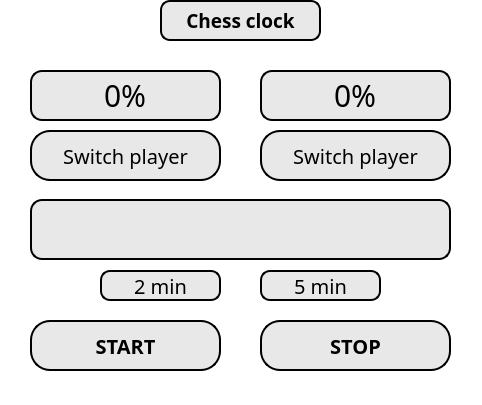
<?xml version="1.0" encoding="UTF-8"?>
<ui version="4.0">
 <class>MainWindow</class>
 <widget class="QMainWindow" name="MainWindow">
  <property name="geometry">
   <rect>
    <x>0</x>
    <y>0</y>
    <width>482</width>
    <height>405</height>
   </rect>
  </property>
  <property name="windowTitle">
   <string>MainWindow</string>
  </property>
  <property name="styleSheet">
   <string notr="true">background-color: #FFF;</string>
  </property>
  <widget class="QWidget" name="centralwidget">
   <widget class="QPushButton" name="btnP1">
    <property name="geometry">
     <rect>
      <x>30</x>
      <y>130</y>
      <width>191</width>
      <height>51</height>
     </rect>
    </property>
    <property name="font">
     <font>
      <family>Cooper Black</family>
      <pointsize>-1</pointsize>
      <underline>false</underline>
      <strikeout>false</strikeout>
     </font>
    </property>
    <property name="styleSheet">
     <string notr="true">QPushButton {
    background-color: #e8e8e8;
    border: 2px solid #000000;
    color: #000000;
    text-align: center;
    text-decoration: none;
    font-size: 20px;
    font-family: 'Cooper Black'; 
    border-radius: 20px;
}

QPushButton:hover {
    background-color: #cdcfcc;
}

QPushButton:pressed {
    background-color: #d0d0d0;
}
</string>
    </property>
    <property name="text">
     <string>Switch player</string>
    </property>
   </widget>
   <widget class="QPushButton" name="btnP2">
    <property name="geometry">
     <rect>
      <x>260</x>
      <y>130</y>
      <width>191</width>
      <height>51</height>
     </rect>
    </property>
    <property name="font">
     <font>
      <family>Cooper Black</family>
      <pointsize>-1</pointsize>
      <underline>false</underline>
      <strikeout>false</strikeout>
     </font>
    </property>
    <property name="styleSheet">
     <string notr="true">QPushButton {
    background-color: #e8e8e8;
    border: 2px solid #000000;
    color: #000000;
    text-align: center;
    text-decoration: none;
    font-size: 20px;
    font-family: 'Cooper Black'; 
    border-radius: 20px;
}

QPushButton:hover {
    background-color: #cdcfcc;
}

QPushButton:pressed {
    background-color: #d0d0d0;
}
</string>
    </property>
    <property name="text">
     <string>Switch player</string>
    </property>
   </widget>
   <widget class="QPushButton" name="btn5MIN">
    <property name="geometry">
     <rect>
      <x>260</x>
      <y>270</y>
      <width>121</width>
      <height>31</height>
     </rect>
    </property>
    <property name="font">
     <font>
      <family>Cooper Black</family>
      <pointsize>-1</pointsize>
      <underline>false</underline>
      <strikeout>false</strikeout>
     </font>
    </property>
    <property name="styleSheet">
     <string notr="true">QPushButton {
    background-color: #e8e8e8;
    border: 2px solid #000000;
    color: #000000;
    text-align: center;
    text-decoration: none;
    font-size: 20px;
    font-family: 'Cooper Black'; 
    border-radius: 10px;
}

QPushButton:hover {
    background-color: #cdcfcc;
}

QPushButton:pressed {
    background-color: #d0d0d0;
}
</string>
    </property>
    <property name="text">
     <string>5 min</string>
    </property>
   </widget>
   <widget class="QPushButton" name="btnStartGame">
    <property name="geometry">
     <rect>
      <x>30</x>
      <y>320</y>
      <width>191</width>
      <height>51</height>
     </rect>
    </property>
    <property name="font">
     <font>
      <family>Cooper Black</family>
      <pointsize>-1</pointsize>
      <bold>true</bold>
      <underline>false</underline>
      <strikeout>false</strikeout>
     </font>
    </property>
    <property name="styleSheet">
     <string notr="true">QPushButton {
    background-color: #e8e8e8;
    border: 2px solid #000000;
    color: #000000;
    text-align: center;
    text-decoration: none;
    font-size: 20px;
    font-family: 'Cooper Black'; 
    border-radius: 20px;
}

QPushButton:hover {
    background-color: #cdcfcc;
}

QPushButton:pressed {
    background-color: #d0d0d0;
}
</string>
    </property>
    <property name="text">
     <string>START</string>
    </property>
   </widget>
   <widget class="QPushButton" name="btnStopGame">
    <property name="geometry">
     <rect>
      <x>260</x>
      <y>320</y>
      <width>191</width>
      <height>51</height>
     </rect>
    </property>
    <property name="font">
     <font>
      <family>Cooper Black</family>
      <pointsize>-1</pointsize>
      <bold>true</bold>
      <underline>false</underline>
      <strikeout>false</strikeout>
     </font>
    </property>
    <property name="autoFillBackground">
     <bool>false</bool>
    </property>
    <property name="styleSheet">
     <string notr="true">QPushButton {
    background-color: #e8e8e8;
    border: 2px solid #000000;
    color: #000000;
    text-align: center;
    text-decoration: none;
    font-size: 20px;
    font-family: 'Cooper Black'; 
    border-radius: 20px;
}

QPushButton:hover {
    background-color: #cdcfcc;
}

QPushButton:pressed {
    background-color: #d0d0d0;
}
</string>
    </property>
    <property name="text">
     <string>STOP</string>
    </property>
   </widget>
   <widget class="QProgressBar" name="PB_P1">
    <property name="geometry">
     <rect>
      <x>30</x>
      <y>70</y>
      <width>191</width>
      <height>51</height>
     </rect>
    </property>
    <property name="font">
     <font>
      <family>Cooper Black</family>
      <pointsize>-1</pointsize>
     </font>
    </property>
    <property name="layoutDirection">
     <enum>Qt::RightToLeft</enum>
    </property>
    <property name="styleSheet">
     <string notr="true">QProgressBar {
    border: 2px solid #000000;
    border-radius: 12px; 
    background-color: #e8e8e8;
    text-align: center; 
    color: #000000;
    font-size: 30px;
    font-family: 'Cooper Black';
}

QProgressBar::chunk {
    border-radius: 10px;
    background-color: qlineargradient(x1:0, y1:0, x2:1, y2:0,
                                      stop:0 #333333, stop:1 #cccccc); 
    color: #000000;
}
</string>
    </property>
    <property name="value">
     <number>0</number>
    </property>
    <property name="invertedAppearance">
     <bool>false</bool>
    </property>
   </widget>
   <widget class="QProgressBar" name="PB_P2">
    <property name="geometry">
     <rect>
      <x>260</x>
      <y>70</y>
      <width>191</width>
      <height>51</height>
     </rect>
    </property>
    <property name="font">
     <font>
      <family>Cooper Black</family>
      <pointsize>-1</pointsize>
     </font>
    </property>
    <property name="styleSheet">
     <string notr="true">QProgressBar {
    border: 2px solid #000000;
    border-radius: 12px; 
    background-color: #e8e8e8; 
    text-align: center; 
    color: #000000;
    font-size: 30px;
    font-family: 'Cooper Black';
}

QProgressBar::chunk {
    border-radius: 10px;
    background-color: qlineargradient(x1:0, y1:0, x2:1, y2:0,
                                      stop:0 #333333, stop:1 #cccccc); 
    color: #000000;
}
</string>
    </property>
    <property name="value">
     <number>0</number>
    </property>
   </widget>
   <widget class="QLabel" name="label">
    <property name="geometry">
     <rect>
      <x>160</x>
      <y>0</y>
      <width>161</width>
      <height>41</height>
     </rect>
    </property>
    <property name="font">
     <font>
      <family>Cooper Black</family>
      <pointsize>14</pointsize>
      <bold>true</bold>
     </font>
    </property>
    <property name="styleSheet">
     <string notr="true">QLabel {
    background-color: #e8e8e8;
    color: #000000; 
    font-family: 'Cooper Black'; 
    border: 2px solid #000000;
    border-radius: 10px; 
}
</string>
    </property>
    <property name="text">
     <string>Chess clock</string>
    </property>
    <property name="alignment">
     <set>Qt::AlignCenter</set>
    </property>
   </widget>
   <widget class="QPushButton" name="btn2MIN">
    <property name="geometry">
     <rect>
      <x>100</x>
      <y>270</y>
      <width>121</width>
      <height>31</height>
     </rect>
    </property>
    <property name="font">
     <font>
      <family>Cooper Black</family>
      <pointsize>-1</pointsize>
      <underline>false</underline>
      <strikeout>false</strikeout>
     </font>
    </property>
    <property name="styleSheet">
     <string notr="true">QPushButton {
    background-color: #e8e8e8;
    border: 2px solid #000000;
    color: #000000;
    text-align: center;
    text-decoration: none;
    font-size: 20px;
    font-family: 'Cooper Black'; 
    border-radius: 10px;
}

QPushButton:hover {
    background-color: #cdcfcc;
}

QPushButton:pressed {
    background-color: #d0d0d0;
}
</string>
    </property>
    <property name="text">
     <string>2 min</string>
    </property>
   </widget>
   <widget class="QLabel" name="labelGameState">
    <property name="geometry">
     <rect>
      <x>30</x>
      <y>199</y>
      <width>421</width>
      <height>61</height>
     </rect>
    </property>
    <property name="font">
     <font>
      <family>Cooper Black</family>
      <pointsize>14</pointsize>
     </font>
    </property>
    <property name="styleSheet">
     <string notr="true">QLabel {
    background-color: #e8e8e8;
    color: #000000; 
    font-family: 'Cooper Black'; 
    border: 2px solid #000000;
    padding: 10px 30px; 
    border-radius: 12px; 
}
</string>
    </property>
    <property name="text">
     <string/>
    </property>
    <property name="alignment">
     <set>Qt::AlignCenter</set>
    </property>
   </widget>
  </widget>
 </widget>
 <resources/>
 <connections/>
</ui>
